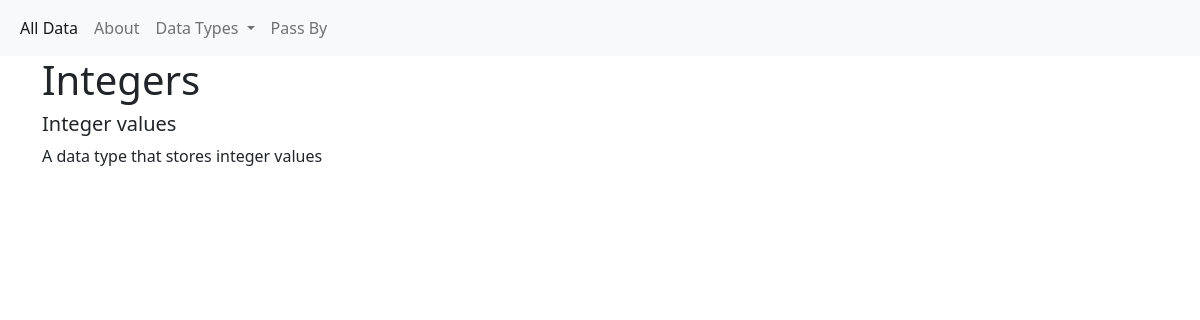
Page /data_types/Integers on the committed database.
### tables this page shows
CREATE TABLE data_type (
    id INTEGER PRIMARY KEY AUTOINCREMENT,
    name VARCHAR(45),
    summary VARCHAR(512),
    description TEXT
);

### app/routes.py (the view)
@app.get("/data_types/Integers")
def Integers():
    response = dict(RESPONSE)
    response["data_type"] = data_types.select_by_type(name="Integers")
    scan_data = response.get("data_type")
    return render_template('data_type.html', data_type=scan_data[0])

### app/database/__init__.py (called while the page is built)
def get_db():
    db = getattr(g, "_database", None)
    if not db:
        db = g._database = sqlite3.connect(DATABASE_URL)
    return db

### app/database/data_types.py (called while the page is built)
def output_formatter(results):
    out = []
    for result in results:
        entry = {
            "id" : result[0],
            "name" : result[1],
            "summary" : result[2],
            "description" : result[3]
        }
        out.append(entry)
    return out

def select_by_type(name="Integers"):
    statement = "SELECT * FROM data_type WHERE name=?"
    conn = get_db()
    cursor = conn.cursor()
    cursor.execute(statement, (name, ))
    out = cursor.fetchall()
    cursor.close()
    return output_formatter(out)

### app/templates/data_type.html (shortened to what this page needs)
{% extends 'base.html' %}
{% block contents %}
<div class="container">
    <h1>{{ data_type["name"] }}</h1>
    <h5>{{ data_type["summary"] }}</h5>
    <p>{{ data_type["description"] }}</p>
</div>
{% endblock contents %}

### rows in the picture
data_type: name "Integers", summary "Integer values", description "A data type that stores integer values"
